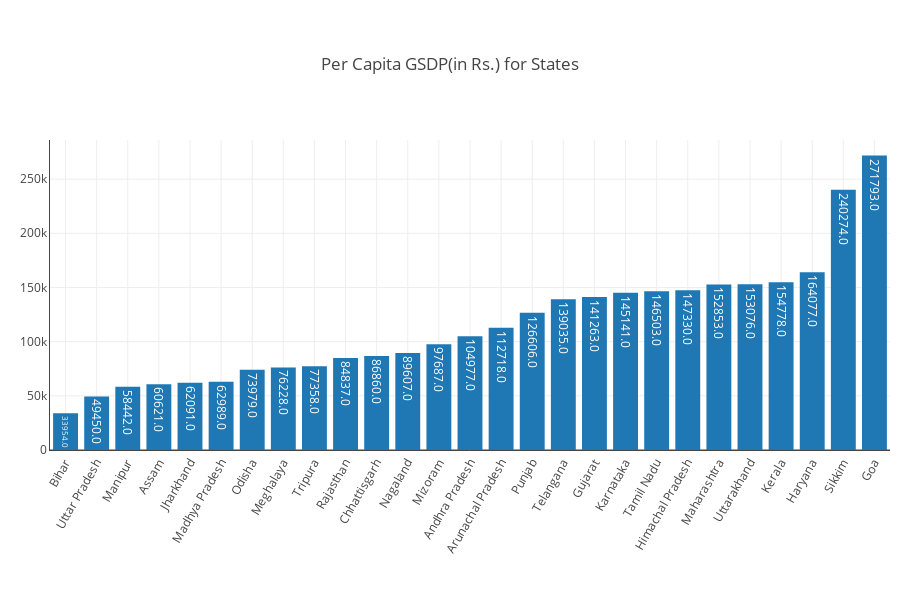

The notebook cell saved with this chart:
### Markdown cell above
#### Now Lets plot the state-wise per-capita GDP value as a Bar chart for further analysis.

### Code cell
data = [go.Bar(
            x=gsdp_per_capita_df.State.tolist(),
            y=gsdp_per_capita_df.Per_Capita_GSDP.tolist(),
            text=gsdp_per_capita_df.Per_Capita_GSDP.tolist(),
            textposition = 'auto'
    )]
layout = go.Layout(
    autosize=False,
    width=900,
    height=600,
    title=go.layout.Title(
        text='Per Capita GSDP(in Rs.) for States',
        xref='container',
        x=0.5
    ),
    xaxis=dict(tickangle=-60,showgrid=True,showline=True,showticklabels=True,zeroline=True),
    yaxis=dict(showgrid=True,showline=True,showticklabels=True,zeroline=True),
    margin=dict(
        l=50,
        r=10,
        t=140,
        b=150
    ),
    
)
fig= go.Figure(data=data,layout=layout)

iplot(fig)

### Figure 1 — Plotly figure (JSON) as saved in the notebook; plotly's stock layout.template omitted (floating-point values rounded to 4 significant figures)
{"data": [{"text": ["33954.0", "49450.0", "58442.0", "60621.0", "62091.0", "62989.0", "73979.0", "76228.0", "77358.0", "84837.0", "86860.0", "89607.0", "97687.0", "104977.0", "112718.0", "126606.0", "139035.0", "141263.0", "145141.0", "146503.0", "147330.0", "152853.0", "153076.0", "154778.0", "164077.0", "240274.0", "271793.0"], "textposition": "auto", "type": "bar", "uid": "dcdc1fae-2f66-4e3c-993b-533e0118cfdd", "x": ["Bihar", "Uttar Pradesh", "Manipur", "Assam", "Jharkhand", "Madhya Pradesh", "Odisha", "Meghalaya", "Tripura", "Rajasthan", "Chhattisgarh", "Nagaland", "Mizoram", "Andhra Pradesh", "Arunachal Pradesh", "Punjab", "Telangana", "Gujarat", "Karnataka", "Tamil Nadu", "Himachal Pradesh", "Maharashtra", "Uttarakhand", "Kerala", "Haryana", "Sikkim", "Goa"], "y": [33954, 49450, 58442, 60621, 62091, 62989, 73979, 76228, 77358, 84837, 86860, 89607, 97687, 104977, 112718, 126606, 139035, 141263, 145141, 146503, 147330, 152853, 153076, 154778, 164077, 240274, 271793]}], "layout": {"autosize": false, "height": 600, "margin": {"b": 150, "l": 50, "r": 10, "t": 140}, "title": {"text": "Per Capita GSDP(in Rs.) for States", "x": 0.5, "xref": "container"}, "width": 900, "xaxis": {"autorange": true, "range": [-0.5, 26.5], "showgrid": true, "showline": true, "showticklabels": true, "tickangle": -60, "type": "category", "zeroline": true}, "yaxis": {"autorange": true, "range": [0, 286100.0], "showgrid": true, "showline": true, "showticklabels": true, "type": "linear", "zeroline": true}}}
